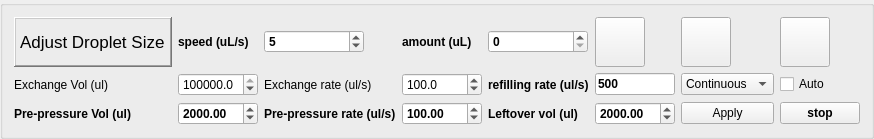
              <widget class="QGroupBox" name="groupBox_2">
               <property name="sizePolicy">
                <sizepolicy hsizetype="Minimum" vsizetype="Fixed">
                 <horstretch>0</horstretch>
                 <verstretch>0</verstretch>
                </sizepolicy>
               </property>
               <property name="maximumSize">
                <size>
                 <width>16777215</width>
                 <height>7000</height>
                </size>
               </property>
               <property name="font">
                <font>
                 <weight>75</weight>
                 <bold>true</bold>
                </font>
               </property>
               <property name="title">
                <string/>
               </property>
               <layout class="QGridLayout" name="gridLayout_2">
                <item row="4" column="0">
                 <widget class="QLabel" name="label_23">
                  <property name="text">
                   <string>Pre-pressure Vol (ul)</string>
                  </property>
                 </widget>
                </item>
                <item row="4" column="6">
                 <widget class="QLabel" name="label_25">
                  <property name="text">
                   <string>Leftover vol (ul)</string>
                  </property>
                 </widget>
                </item>
                <item row="0" column="9">
                 <widget class="QPushButton" name="pushButton_dispense_init_mode">
                  <property name="sizePolicy">
                   <sizepolicy hsizetype="Fixed" vsizetype="Fixed">
                    <horstretch>0</horstretch>
                    <verstretch>0</verstretch>
                   </sizepolicy>
                  </property>
                  <property name="minimumSize">
                   <size>
                    <width>50</width>
                    <height>50</height>
                   </size>
                  </property>
                  <property name="maximumSize">
                   <size>
                    <width>50</width>
                    <height>50</height>
                   </size>
                  </property>
                  <property name="font">
                   <font>
                    <weight>50</weight>
                    <bold>false</bold>
                   </font>
                  </property>
                  <property name="text">
                   <string/>
                  </property>
                 </widget>
                </item>
                <item row="0" column="0">
                 <widget class="QLabel" name="label_14">
                  <property name="sizePolicy">
                   <sizepolicy hsizetype="Fixed" vsizetype="Preferred">
                    <horstretch>0</horstretch>
                    <verstretch>0</verstretch>
                   </sizepolicy>
                  </property>
                  <property name="font">
                   <font>
                    <pointsize>13</pointsize>
                    <weight>50</weight>
                    <bold>false</bold>
                    <strikeout>false</strikeout>
                   </font>
                  </property>
                  <property name="frameShape">
                   <enum>QFrame::WinPanel</enum>
                  </property>
                  <property name="frameShadow">
                   <enum>QFrame::Raised</enum>
                  </property>
                  <property name="text">
                   <string>Adjust Droplet Size</string>
                  </property>
                 </widget>
                </item>
                <item row="0" column="10">
                 <widget class="QPushButton" name="pushButton_exchange">
                  <property name="sizePolicy">
                   <sizepolicy hsizetype="Fixed" vsizetype="Fixed">
                    <horstretch>0</horstretch>
                    <verstretch>0</verstretch>
                   </sizepolicy>
                  </property>
                  <property name="minimumSize">
                   <size>
                    <width>50</width>
                    <height>50</height>
                   </size>
                  </property>
                  <property name="maximumSize">
                   <size>
                    <width>50</width>
                    <height>50</height>
                   </size>
                  </property>
                  <property name="font">
                   <font>
                    <weight>50</weight>
                    <bold>false</bold>
                   </font>
                  </property>
                  <property name="text">
                   <string/>
                  </property>
                 </widget>
                </item>
                <item row="0" column="4">
                 <widget class="QLabel" name="label_46">
                  <property name="text">
                   <string>amount (uL)</string>
                  </property>
                 </widget>
                </item>
                <item row="0" column="3">
                 <widget class="QSpinBox" name="spinBox_speed">
                  <property name="maximumSize">
                   <size>
                    <width>100</width>
                    <height>16777215</height>
                   </size>
                  </property>
                  <property name="maximum">
                   <number>1000</number>
                  </property>
                  <property name="value">
                   <number>5</number>
                  </property>
                 </widget>
                </item>
                <item row="0" column="1">
                 <widget class="QLabel" name="label_3">
                  <property name="sizePolicy">
                   <sizepolicy hsizetype="Fixed" vsizetype="Preferred">
                    <horstretch>0</horstretch>
                    <verstretch>0</verstretch>
                   </sizepolicy>
                  </property>
                  <property name="text">
                   <string>speed (uL/s)</string>
                  </property>
                 </widget>
                </item>
                <item row="0" column="8">
                 <widget class="QPushButton" name="pushButton_fill_init_mode">
                  <property name="sizePolicy">
                   <sizepolicy hsizetype="Fixed" vsizetype="Fixed">
                    <horstretch>0</horstretch>
                    <verstretch>0</verstretch>
                   </sizepolicy>
                  </property>
                  <property name="minimumSize">
                   <size>
                    <width>50</width>
                    <height>50</height>
                   </size>
                  </property>
                  <property name="maximumSize">
                   <size>
                    <width>50</width>
                    <height>50</height>
                   </size>
                  </property>
                  <property name="font">
                   <font>
                    <weight>50</weight>
                    <bold>false</bold>
                   </font>
                  </property>
                  <property name="toolTip">
                   <string notr="true" comment="hello" extracomment="hello"/>
                  </property>
                  <property name="toolTipDuration">
                   <number>4000</number>
                  </property>
                  <property name="statusTip">
                   <string extracomment="hello"/>
                  </property>
                  <property name="whatsThis">
                   <string extracomment="hello"/>
                  </property>
                  <property name="text">
                   <string/>
                  </property>
                 </widget>
                </item>
                <item row="0" column="6">
                 <widget class="QSpinBox" name="spinBox_amount">
                  <property name="maximumSize">
                   <size>
                    <width>100</width>
                    <height>16777215</height>
                   </size>
                  </property>
                  <property name="maximum">
                   <number>10000</number>
                  </property>
                 </widget>
                </item>
                <item row="2" column="4">
                 <widget class="QDoubleSpinBox" name="doubleSpinBox">
                  <property name="sizePolicy">
                   <sizepolicy hsizetype="Fixed" vsizetype="Fixed">
                    <horstretch>0</horstretch>
                    <verstretch>0</verstretch>
                   </sizepolicy>
                  </property>
                  <property name="minimumSize">
                   <size>
                    <width>80</width>
                    <height>0</height>
                   </size>
                  </property>
                  <property name="maximumSize">
                   <size>
                    <width>80</width>
                    <height>16777215</height>
                   </size>
                  </property>
                  <property name="font">
                   <font>
                    <weight>50</weight>
                    <bold>false</bold>
                   </font>
                  </property>
                  <property name="decimals">
                   <number>1</number>
                  </property>
                  <property name="maximum">
                   <double>5000.000000000000000</double>
                  </property>
                  <property name="singleStep">
                   <double>1.000000000000000</double>
                  </property>
                  <property name="value">
                   <double>100.000000000000000</double>
                  </property>
                 </widget>
                </item>
                <item row="4" column="3">
                 <widget class="QLabel" name="label_24">
                  <property name="text">
                   <string>Pre-pressure rate (ul/s)</string>
                  </property>
                 </widget>
                </item>
                <item row="2" column="1">
                 <widget class="QDoubleSpinBox" name="doubleSpinBox_exchange_amount">
                  <property name="sizePolicy">
                   <sizepolicy hsizetype="Fixed" vsizetype="Fixed">
                    <horstretch>0</horstretch>
                    <verstretch>0</verstretch>
                   </sizepolicy>
                  </property>
                  <property name="minimumSize">
                   <size>
                    <width>80</width>
                    <height>0</height>
                   </size>
                  </property>
                  <property name="font">
                   <font>
                    <weight>50</weight>
                    <bold>false</bold>
                   </font>
                  </property>
                  <property name="decimals">
                   <number>1</number>
                  </property>
                  <property name="maximum">
                   <double>500000.000000000000000</double>
                  </property>
                  <property name="singleStep">
                   <double>1.000000000000000</double>
                  </property>
                  <property name="value">
                   <double>250000.000000000000000</double>
                  </property>
                 </widget>
                </item>
                <item row="2" column="0">
                 <widget class="QLabel" name="label_43">
                  <property name="sizePolicy">
                   <sizepolicy hsizetype="Fixed" vsizetype="Preferred">
                    <horstretch>0</horstretch>
                    <verstretch>0</verstretch>
                   </sizepolicy>
                  </property>
                  <property name="font">
                   <font>
                    <weight>50</weight>
                    <bold>false</bold>
                   </font>
                  </property>
                  <property name="text">
                   <string>Exchange Vol (ul)</string>
                  </property>
                 </widget>
                </item>
                <item row="4" column="4">
                 <widget class="QDoubleSpinBox" name="doubleSpinBox_prepressure_rate">
                  <property name="minimum">
                   <double>10.000000000000000</double>
                  </property>
                  <property name="maximum">
                   <double>200.000000000000000</double>
                  </property>
                  <property name="value">
                   <double>100.000000000000000</double>
                  </property>
                 </widget>
                </item>
                <item row="2" column="3">
                 <widget class="QLabel" name="label">
                  <property name="sizePolicy">
                   <sizepolicy hsizetype="Fixed" vsizetype="Preferred">
                    <horstretch>0</horstretch>
                    <verstretch>0</verstretch>
                   </sizepolicy>
                  </property>
                  <property name="font">
                   <font>
                    <weight>50</weight>
                    <bold>false</bold>
                   </font>
                  </property>
                  <property name="text">
                   <string>Exchange rate (ul/s)</string>
                  </property>
                 </widget>
                </item>
                <item row="4" column="1">
                 <widget class="QDoubleSpinBox" name="doubleSpinBox_prepresure_vol">
                  <property name="maximum">
                   <double>5000.000000000000000</double>
                  </property>
                  <property name="singleStep">
                   <double>100.000000000000000</double>
                  </property>
                  <property name="value">
                   <double>2000.000000000000000</double>
                  </property>
                 </widget>
                </item>
                <item row="4" column="8">
                 <widget class="QDoubleSpinBox" name="doubleSpinBox_leftover_vol">
                  <property name="maximum">
                   <double>5000.000000000000000</double>
                  </property>
                  <property name="value">
                   <double>2000.000000000000000</double>
                  </property>
                 </widget>
                </item>
                <item row="4" column="9">
                 <widget class="QPushButton" name="pushButton_apply">
                  <property name="sizePolicy">
                   <sizepolicy hsizetype="Preferred" vsizetype="Fixed">
                    <horstretch>0</horstretch>
                    <verstretch>0</verstretch>
                   </sizepolicy>
                  </property>
                  <property name="font">
                   <font>
                    <weight>50</weight>
                    <bold>false</bold>
                   </font>
                  </property>
                  <property name="text">
                   <string>Apply</string>
                  </property>
                 </widget>
                </item>
                <item row="4" column="10">
                 <widget class="QPushButton" name="pushButton_stop">
                  <property name="sizePolicy">
                   <sizepolicy hsizetype="Fixed" vsizetype="Fixed">
                    <horstretch>0</horstretch>
                    <verstretch>0</verstretch>
                   </sizepolicy>
                  </property>
                  <property name="text">
                   <string>stop</string>
                  </property>
                 </widget>
                </item>
                <item row="2" column="10">
                 <widget class="QCheckBox" name="checkBox_auto">
                  <property name="sizePolicy">
                   <sizepolicy hsizetype="Fixed" vsizetype="Fixed">
                    <horstretch>0</horstretch>
                    <verstretch>0</verstretch>
                   </sizepolicy>
                  </property>
                  <property name="font">
                   <font>
                    <weight>50</weight>
                    <bold>false</bold>
                   </font>
                  </property>
                  <property name="text">
                   <string>Auto</string>
                  </property>
                  <property name="checked">
                   <bool>false</bool>
                  </property>
                 </widget>
                </item>
                <item row="2" column="9">
                 <widget class="QComboBox" name="comboBox_exchange_mode">
                  <property name="sizePolicy">
                   <sizepolicy hsizetype="Fixed" vsizetype="Fixed">
                    <horstretch>0</horstretch>
                    <verstretch>0</verstretch>
                   </sizepolicy>
                  </property>
                  <property name="maximumSize">
                   <size>
                    <width>120</width>
                    <height>16777215</height>
                   </size>
                  </property>
                  <property name="font">
                   <font>
                    <weight>50</weight>
                    <bold>false</bold>
                   </font>
                  </property>
                  <item>
                   <property name="text">
                    <string>Continuous</string>
                   </property>
                  </item>
                  <item>
                   <property name="text">
                    <string>Intermittent</string>
                   </property>
                  </item>
                 </widget>
                </item>
                <item row="2" column="6">
                 <widget class="QLabel" name="label_27">
                  <property name="text">
                   <string>refilling rate (ul/s)</string>
                  </property>
                 </widget>
                </item>
                <item row="2" column="8">
                 <widget class="QLineEdit" name="lineEdit_default_speed">
                  <property name="sizePolicy">
                   <sizepolicy hsizetype="Fixed" vsizetype="Fixed">
                    <horstretch>0</horstretch>
                    <verstretch>0</verstretch>
                   </sizepolicy>
                  </property>
                  <property name="maximumSize">
                   <size>
                    <width>80</width>
                    <height>16777215</height>
                   </size>
                  </property>
                  <property name="text">
                   <string>500</string>
                  </property>
                 </widget>
                </item>
               </layout>
              </widget>
